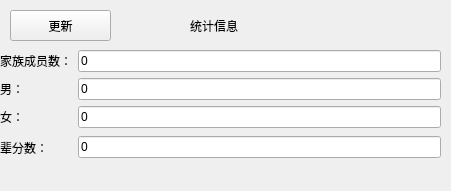
   <widget class="QWidget" name="widget_3" native="true">
    <property name="geometry">
     <rect>
      <x>10</x>
      <y>360</y>
      <width>451</width>
      <height>191</height>
     </rect>
    </property>
    <widget class="QLabel" name="label_7">
     <property name="geometry">
      <rect>
       <x>190</x>
       <y>0</y>
       <width>111</width>
       <height>51</height>
      </rect>
     </property>
     <property name="text">
      <string>统计信息</string>
     </property>
    </widget>
    <widget class="QWidget" name="layoutWidget">
     <property name="geometry">
      <rect>
       <x>0</x>
       <y>50</y>
       <width>441</width>
       <height>111</height>
      </rect>
     </property>
     <layout class="QGridLayout" name="gridLayout_2">
      <item row="0" column="0" colspan="2">
       <widget class="QLabel" name="label_8">
        <property name="text">
         <string>家族成员数：</string>
        </property>
       </widget>
      </item>
      <item row="2" column="0" colspan="2">
       <widget class="QLabel" name="label_10">
        <property name="text">
         <string>女：</string>
        </property>
       </widget>
      </item>
      <item row="3" column="0" rowspan="2" colspan="2">
       <widget class="QLabel" name="label_11">
        <property name="text">
         <string>辈分数：</string>
        </property>
       </widget>
      </item>
      <item row="1" column="0" colspan="2">
       <widget class="QLabel" name="label_9">
        <property name="text">
         <string>男：</string>
        </property>
       </widget>
      </item>
      <item row="1" column="2">
       <widget class="QLineEdit" name="lineEdit_5">
        <property name="text">
         <string>0</string>
        </property>
       </widget>
      </item>
      <item row="3" column="2" rowspan="2">
       <widget class="QLineEdit" name="lineEdit_7">
        <property name="text">
         <string>0</string>
        </property>
       </widget>
      </item>
      <item row="0" column="2">
       <widget class="QLineEdit" name="lineEdit_4">
        <property name="text">
         <string>0</string>
        </property>
       </widget>
      </item>
      <item row="2" column="2">
       <widget class="QLineEdit" name="lineEdit_6">
        <property name="text">
         <string>0</string>
        </property>
       </widget>
      </item>
     </layout>
    </widget>
    <widget class="QPushButton" name="pushButton">
     <property name="geometry">
      <rect>
       <x>10</x>
       <y>10</y>
       <width>101</width>
       <height>31</height>
      </rect>
     </property>
     <property name="text">
      <string>更新</string>
     </property>
    </widget>
    <zorder>layoutWidget</zorder>
    <zorder>label_7</zorder>
    <zorder>pushButton</zorder>
   </widget>
